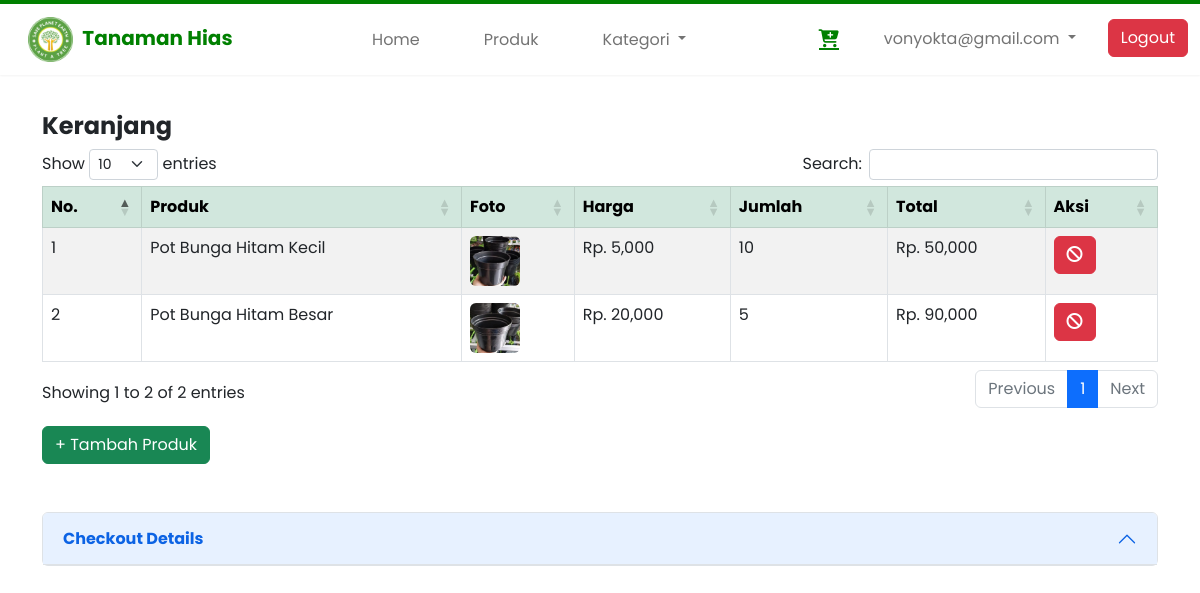
The app's page /keranjang.php (signed in) with its own data.
### tables this page shows
CREATE TABLE `transaksi` (
  `id` int(11) NOT NULL AUTO_INCREMENT,
  `idtransaksi` varchar(225) DEFAULT NULL,
  `resipengiriman` varchar(225) DEFAULT NULL,
  `alamatpengiriman` varchar(225) DEFAULT NULL,
  `user_id` int(11) NOT NULL,
  `id_produk` int(11) NOT NULL,
  `jumlah` int(11) NOT NULL,
  `voucher` bigint(20) NOT NULL,
  `total` bigint(20) NOT NULL,
  `tanggalbeli` date DEFAULT NULL,
  `status` enum('pending','berhasil') NOT NULL DEFAULT 'pending',
  PRIMARY KEY (`id`)
);

CREATE TABLE `produk` (
  `idproduk` int(11) NOT NULL AUTO_INCREMENT,
  `idkategori` int(11) NOT NULL,
  `namaproduk` text NOT NULL,
  `keywordpencarian` text NOT NULL,
  `harga` varchar(255) NOT NULL,
  `berat` varchar(15) NOT NULL,
  `stok` varchar(15) NOT NULL,
  `gambar` text NOT NULL,
  `video` varchar(255) NOT NULL,
  `deskripsi` longtext NOT NULL,
  PRIMARY KEY (`idproduk`)
);

### keranjang.php (the view, shortened to what this page needs)
<?php include 'header.php'; ?>
<section class="container-fluid" style="position: relative; top: 7em;">
	<div class="container">
		<div class="row">
			<div class="col-xl-4">
				<h4 style="font-weight: bold;">Keranjang</h4>
			</div>
			<div class="table-responsive">
				<table class="table table-striped table-bordered" id="dataTable">
					<thead class="table-success">
						<tr>
							<th>No.</th>
							<th>Produk</th>
							<th>Foto</th>
							<th>Harga</th>
							<th>Jumlah</th>
							<th>Total</th>
							<th>Aksi</th>
						</tr>
					</thead>
					<tbody>
						<?php $no = 1; ?>
						<?php if (isset($_SESSION['id'])) {
							$id = $_SESSION['id'];
						} ?>
						<?php $data = mysqli_query($koneksi, "SELECT * FROM transaksi INNER JOIN produk ON transaksi.id_produk=produk.idproduk WHERE user_id='$id'"); ?>
						<?php while ($fetch_data = mysqli_fetch_assoc($data)) : ?>
							<tr>
								<td><?= $no++; ?></td>
								<td><?= $fetch_data['namaproduk']; ?></td>
								<td>
									<img src="foto/<?= $fetch_data['gambar']; ?>" class="rounded" width="50px" alt="">
								</td>
								<td>Rp. <?= number_format($fetch_data['harga']); ?></td>
								<td><?= $fetch_data['jumlah']; ?></td>
								<td>Rp. <?= number_format($fetch_data['total']); ?></td>
								<td>
									<a href="keranjanghapus.php?id=<?= $fetch_data['id']; ?>" class="btn btn-danger">
										<i class="fa fa-ban"></i>
									</a>
								</td>
							</tr>
						<?php endwhile; ?>
					</tbody>
				</table>
			</div>
		</div>
		<div class="mt-3">
			<a href="./produk.php">
				<button class="btn btn-success">+ Tambah Produk</button>
			</a>
		</div>
		<?php $data = mysqli_query($koneksi, "SELECT COUNT(*) AS count_transaksi FROM transaksi INNER JOIN produk ON transaksi.id_produk=produk.idproduk WHERE user_id='$id'"); ?>
		<?php $transaksi = mysqli_fetch_assoc($data); ?>
		<?php if ($transaksi['count_transaksi'] > 0) : ?>
			<div class="accordion mt-5" id="accordionExample">
				<div class="accordion-item">
					<h2 class="accordion-header" id="headingOne">
						<button class="accordion-button" type="button" data-bs-toggle="collapse" data-bs-target="#collapseOne" aria-expanded="true" aria-controls="collapseOne">
							<strong>Checkout Details</strong>
						</button>
					</h2>
				</div>
			</div>
		<?php endif; ?>
	</div>
</section>
<?php include 'footer.php'; ?>

### css/public.css (style rules this page uses)
* { padding: 0; margin: 0; scroll-behavior: smooth; box-sizing: border-box; font-family: 'Poppins', sans-serif; text-decoration: none; }

### records on screen
transaksi: id_produk.namaproduk "Pot Bunga Hitam Kecil", id_produk.gambar (picture), id_produk.harga "5,000", jumlah "10", total "50,000"
transaksi: id_produk.namaproduk "Pot Bunga Hitam Besar", id_produk.gambar (picture), id_produk.harga "20,000", jumlah "5", total "90,000"

### other values on screen
$_SESSION['email'] "vonyokta@gmail.com"
